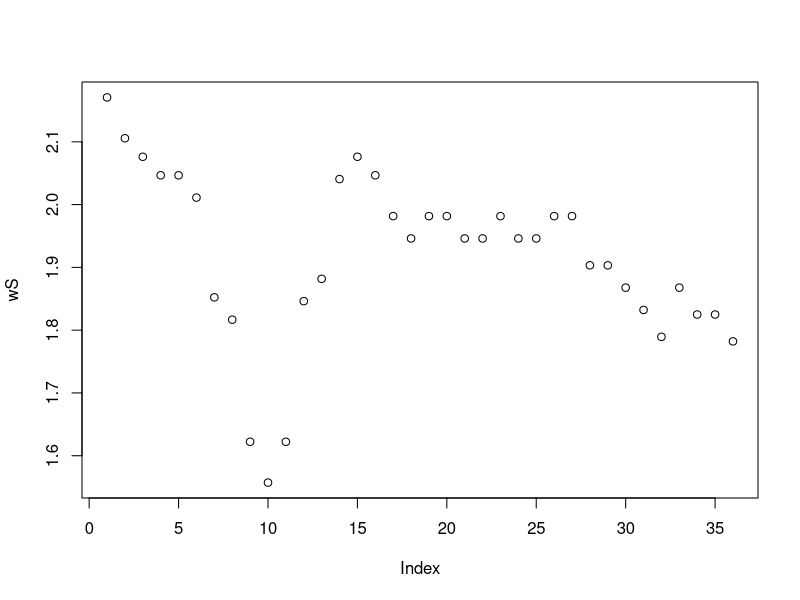
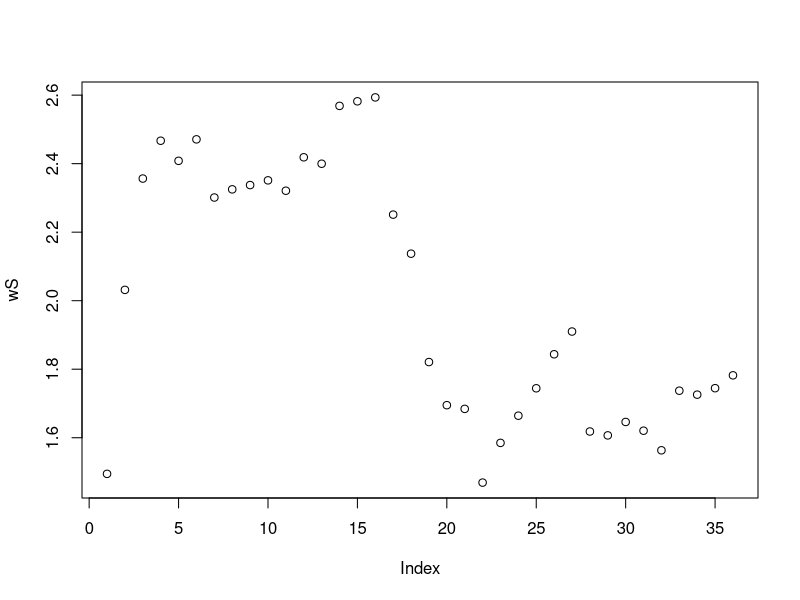
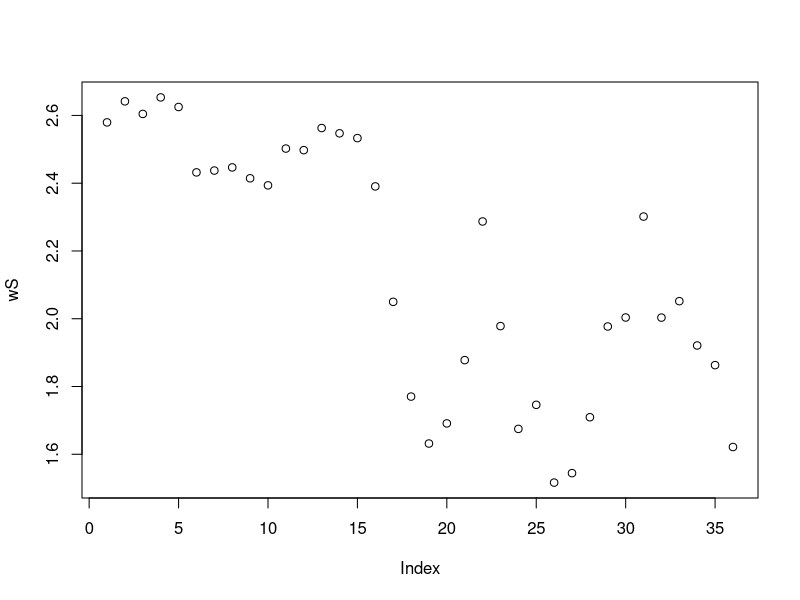

Here is the R script that generated these plots, in order:
## ---- chunk 1
knitr::opts_chunk$set(echo = TRUE)
## ---- chunk 2
-(1)*log(1, base = 2)
## ---- chunk 3
-(0.9)* log(0.9, base = 2) - (0.1) * log(0.1, base = 2)
## ---- chunk 4
c("A", "B", "D", "B", "C", "B",
  "A", "C", "C", "B", "A") -> 
  sequence1

table(sequence1) / sum(table(sequence1)) ->
  probs

sum(-probs * log(probs, base = 2)) ->
  S

## ---- chunk 5
set.seed(42)

sample(x = LETTERS[1:4],          # What to sample from
       size = 20,                 # Sample size
       replace = TRUE) -> phase1
sample(LETTERS[5:8], 20, replace = TRUE) -> phase2

c(phase1, phase2) -> sequence2


table(sequence2) / sum(table(sequence2)) ->
  probs

# Windowed Entropy
#
# It is useful to create a sequence of windowed entropies, like this:

5 -> win_size

# Pre-allocate wS: It's a lot faster and you don't have to worry about
#  "doesn't exist"
vector(mode = "numeric", length = (length(sequence2) - win_size + 1)) ->
  wS

for(index in 1:(length(sequence2) - win_size + 1)) {
  # Calculate the entropy for the terms in the window only.
  sum(-probs[sequence2[index:(index+win_size-1)]] *    
        log(probs[sequence2[index:(index+win_size-1)]],
            base = 2)) ->
    wS[index]
}

plot(wS)
## ---- chunk 6
for(index in 1:(length(sequence2) - win_size + 1)) {
  # The probabilities change, so must be calculated each time
  table(sequence2[1:(index + win_size - 1)]) / # Use only the sequence to date
    sum(table(sequence2[1:(index + win_size - 1)])) ->
    probs
  
  # Calculate the entropy for the terms in the window only.
  sum(-probs[sequence2[index:(index+win_size-1)]] *    
        log(probs[sequence2[index:(index+win_size-1)]],
            base = 2)) ->
    wS[index]
  
  # print(probs)
  # print(wS[index])
}

plot(wS)
## ---- chunk 7
# I did NOT reset the seed, so we'll get different values

sample(x = LETTERS[1:4],          # What to sample from
       size = 20,                 # Sample size
       replace = TRUE) -> phase1
sample(LETTERS[5:8], 20, replace = TRUE) -> phase2

c(phase1, phase2) -> sequence2


table(sequence2) / sum(table(sequence2)) ->
  probs

# Windowed Entropy
#
# It is useful to create a sequence of windowed entropies, like this:

5 -> win_size

# Pre-allocate wS: It's a lot faster and you don't have to worry about
#  "doesn't exist"
vector(mode = "numeric", length = (length(sequence2) - win_size + 1)) ->
  wS

for(index in 1:(length(sequence2) - win_size + 1)) {
  # The probabilities change, so must be calculated each time
  table(sequence2[1:(index + win_size - 1)]) / # Use only the sequence to date
    sum(table(sequence2[1:(index + win_size - 1)])) ->
    probs
  
  # Calculate the entropy for the terms in the window only.
  sum(-probs[sequence2[index:(index+win_size-1)]] *    
        log(probs[sequence2[index:(index+win_size-1)]],
            base = 2)) ->
    wS[index]
  
  # print(probs)
  # print(wS[index])
}

plot(wS)
## ---- chunk 8
double_loop <- function(ss,                 # sample size
                        ws) {               # Window size

  sample(x = LETTERS[1:4],          # What to sample from
       size = ss/2,                 # Sample size
       replace = TRUE) -> phase1
sample(LETTERS[5:8], ss/2, replace = TRUE) -> phase2

c(phase1, phase2) -> sequence2


# table(sequence2) / sum(table(sequence2)) ->
#   probs

# Windowed Entropy
#
# It is useful to create a sequence of windowed entropies, like this:

# 5 -> win_size

# Pre-allocate wS: It's a lot faster and you don't have to worry about
#  "doesn't exist"
vector(mode = "numeric", length = (length(sequence2) - ws + 1)) ->
  wS

for(index in 1:(length(sequence2) - ws + 1)) {
  # The probabilities change, so must be calculated each time
  table(sequence2[1:(index + ws - 1)]) / # Use only the sequence to date
    sum(table(sequence2[1:(index + ws - 1)])) ->
    probs
  
  # Calculate the entropy for the terms in the window only.
  sum(-probs[sequence2[index:(index+ws-1)]] *    
        log(probs[sequence2[index:(index+ws-1)]],
            base = 2)) ->
    wS[index]
  
  # print(probs)
  # print(wS[index])
}

# Find the local maximum that is a maximum. That means the maximum that 
#  isn't the first or last point.

# Return the index of the entropy sequence that is the maximum.
return(which(wS == max(wS[2:(length(wS) - 1)],
           na.rm = TRUE)))
  
}
  
## ---- chunk 9
10 -> R

replicate(R, 
          double_loop(ss = 40, ws = 5))
